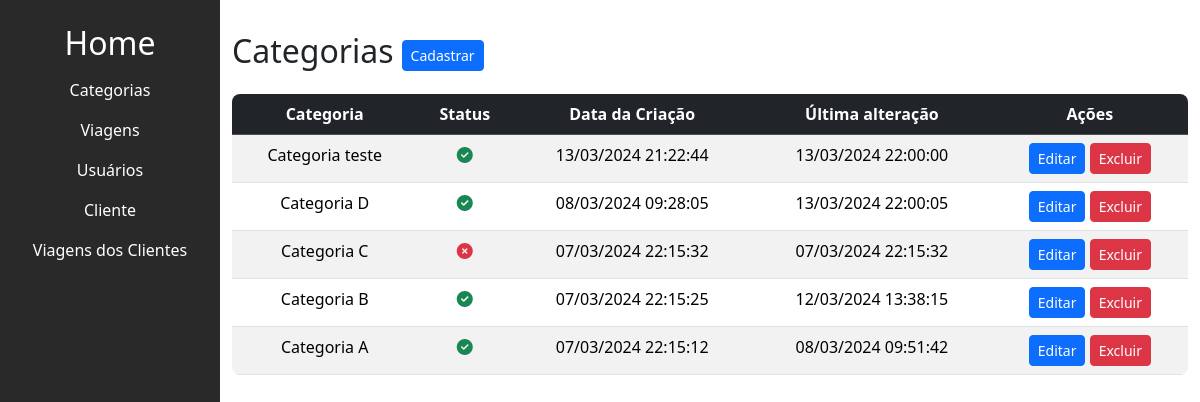
The app's page /trip/listar_categorias/, older data.
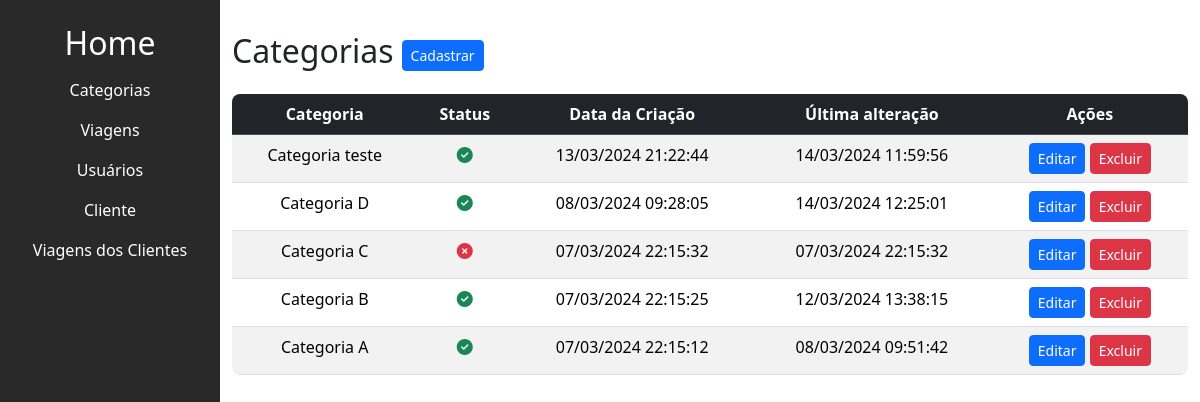
The same page, newer data.
### trip/models.py (models this page shows, shortened)
class Categoria(models.Model):
    titulo = models.CharField(max_length=50, null=False)
    is_active = models.BooleanField(default=True)
    created_at = models.DateTimeField(auto_now_add=True)
    updated_at = models.DateTimeField(auto_now=True)

### trip/views.py (the view)
# urls.py: path('listar_categorias/', listar_categorias, name='listar_categorias'),
def listar_categorias(request):
    categorias = Categoria.objects.all().order_by('-id')
    return render(request, 'trip/categoria/listar_categorias.html',
                  {'categorias': categorias})

### trip/templates/trip/categoria/listar_categorias.html (shortened to what this page needs)
{% extends "base.html" %}
{% block content %}
<div class="main-content" id="mainContent">
  <div class="d-flex align-items-center">
    <h2 class="me-2">Categorias</h2>
    <a  href="{% url "trip:criar_categoria" %}">
      <button class="btn btn-sm btn-primary">Cadastrar</button>
    </a>
  </div>
  <div class="table-container mt-3 h-100">
    <table class="table table-striped text-center" style="margin-bottom: 0;">
      <thead class="table-dark" >
        <tr>
          <th>Categoria</th>
          <th>Status</th>
          <th>Data da Criação</th>
          <th>Última alteração</th>
          <th>Ações</th>
        </tr>
      </thead>
      <tbody>
        {% for categoria in categorias %}
        <tr>
          <td>{{ categoria.titulo }}</td>
          <td class="">
            {% if categoria.is_active %}
              <i class="fa-solid fa-circle-check text-success"></i>
            {% else %}
              <i class="fa-solid fa-circle-xmark text-danger"></i>
            {% endif %}
          </td>
          <td>{{ categoria.created_at|date:"d/m/Y H:i:s" }}</td>
          <td>{{ categoria.updated_at|date:"d/m/Y H:i:s"}}</td>
          <td>
            <button type="button" class="btn btn-sm btn-primary" data-bs-toggle="modal" data-bs-target="#editModal{{ categoria.id }}">
              Editar
            </button>
            <button type="button" class="btn btn-sm btn-danger" data-bs-toggle="modal" data-bs-target="#deleteModal{{ categoria.id }}">
              Excluir
            </button>
          </td>
        </tr>
        {% endfor %}
      </tbody>
    </table>
  </div>
</div>
{% endblock content %}

Row changes from the older to the newer data that the page shows:
changed Categoria "Categoria teste": updated_at "13/03/2024 22:00:00" → "14/03/2024 11:59:56"
changed Categoria "Categoria D": updated_at "13/03/2024 22:00:05" → "14/03/2024 12:25:01"
